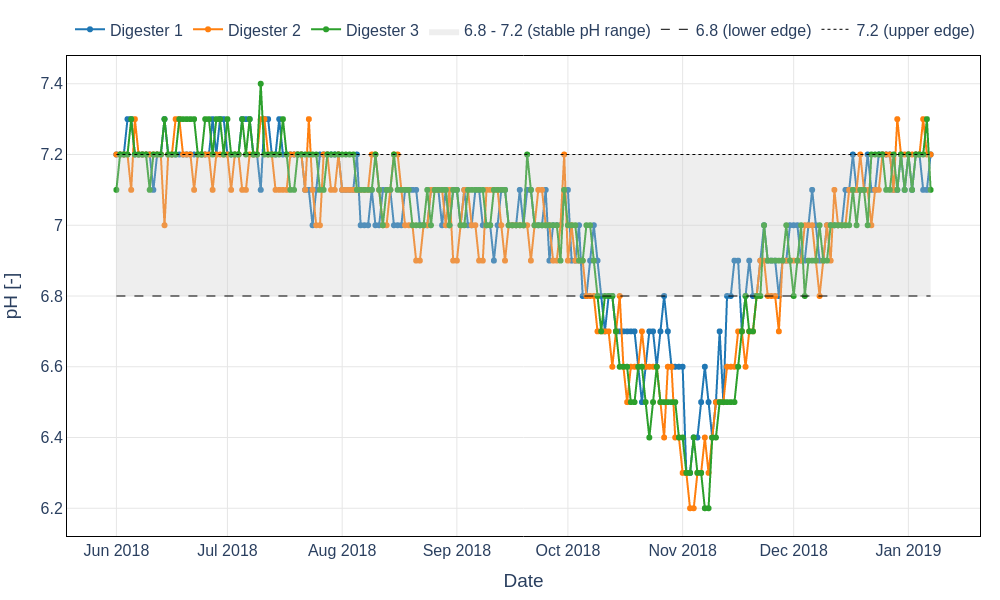

Recreate this plot in Python.
# filename: ph_timeseries_1.py
import pandas as pd
import plotly.graph_objects as go
import plotly.io as pio
import os
from datetime import datetime

# Input filename
file_name = "digester_data_3.csv"

# Output base name
base = "ph_timeseries_1"
py_fname = os.path.basename(__file__)
csv_out = f"{base}.csv"
html_out = f"{base}.html"
png_out = f"{base}.png"

# Read CSV, parse Date as day-first
df = pd.read_csv(file_name, encoding="utf-8", dayfirst=True)

# Parse Date column to datetime (day-first), coerce errors
df['Date'] = pd.to_datetime(df['Date'], dayfirst=True, errors='coerce')

# Select required columns and rename to requested headings
plot_df = df[['Date',
              'Digester 1 pH',
              'Digester 2 pH',
              'Digester 3 pH']].copy()

plot_df.rename(columns={
    'Digester 1 pH': 'Digester 1 pH [-]',
    'Digester 2 pH': 'Digester 2 pH [-]',
    'Digester 3 pH': 'Digester 3 pH [-]'
}, inplace=True)

# Sort by Date to ensure time series order
plot_df.sort_values('Date', inplace=True)

# Save the CSV containing exactly the data plotted (Date as ISO YYYY-MM-DD)
out_csv_df = plot_df.copy()
out_csv_df['Date'] = out_csv_df['Date'].dt.strftime('%Y-%m-%d')
out_csv_df.to_csv(csv_out, index=False, encoding='utf-8')

# Build Plotly figure
pio.templates.default = "plotly_white"
fig = go.Figure()

# Line settings
line_width = 2
marker_settings = dict(size=6)

# Add traces for each digester
fig.add_trace(go.Scatter(
    x=plot_df['Date'],
    y=plot_df['Digester 1 pH [-]'],
    mode='lines+markers',
    name='Digester 1',
    line=dict(width=line_width, color='#1f77b4'),
    marker=marker_settings,
    connectgaps=False
))
fig.add_trace(go.Scatter(
    x=plot_df['Date'],
    y=plot_df['Digester 2 pH [-]'],
    mode='lines+markers',
    name='Digester 2',
    line=dict(width=line_width, color='#ff7f0e'),
    marker=marker_settings,
    connectgaps=False
))
fig.add_trace(go.Scatter(
    x=plot_df['Date'],
    y=plot_df['Digester 3 pH [-]'],
    mode='lines+markers',
    name='Digester 3',
    line=dict(width=line_width, color='#2ca02c'),
    marker=marker_settings,
    connectgaps=False
))

# Add a shaded reference band between 6.8 and 7.2 and include in legend as a trace.
# Build polygon coordinates spanning the x-range
xmin = plot_df['Date'].min()
xmax = plot_df['Date'].max()
if pd.isna(xmin) or pd.isna(xmax):
    xmin = datetime.now()
    xmax = datetime.now()

band_x = [xmin, xmax, xmax, xmin]
band_y = [6.8, 6.8, 7.2, 7.2]

fig.add_trace(go.Scatter(
    x=band_x,
    y=band_y,
    fill='toself',
    fillcolor='rgba(200,200,200,0.3)',
    line=dict(color='rgba(200,200,200,0)'),
    hoverinfo='skip',
    showlegend=True,
    name='6.8 - 7.2 (stable pH range)'
))

# Also add thin boundary lines for the band (so they appear distinct)
fig.add_trace(go.Scatter(
    x=[xmin, xmax],
    y=[6.8, 6.8],
    mode='lines',
    line=dict(color='black', width=1, dash='dash'),
    name='6.8 (lower edge)'
))
fig.add_trace(go.Scatter(
    x=[xmin, xmax],
    y=[7.2, 7.2],
    mode='lines',
    line=dict(color='black', width=1, dash='dot'),
    name='7.2 (upper edge)'
))

# Update axes
fig.update_yaxes(title_text='pH [-]')
fig.update_xaxes(title_text='Date', showgrid=True)

# Update layout to match style requirements: plotly_white, black axis lines and ticks, global font size 16, grid visible
fig.update_layout(
    template='plotly_white',
    font=dict(size=16),
    xaxis=dict(showline=True, linewidth=1, linecolor='black', mirror=True),
    yaxis=dict(showline=True, linewidth=1, linecolor='black', mirror=True),
    legend=dict(orientation='h', yanchor='bottom', y=1.02, xanchor='right', x=1),
    margin=dict(l=60, r=20, t=20, b=60)
)

# Ensure grid is visible
fig.update_xaxes(showgrid=True, gridcolor='#e6e6e6')
fig.update_yaxes(showgrid=True, gridcolor='#e6e6e6')

# Save HTML (interactive). Requirements: responsive, no rangeslider, no title, plotly_white style, black axis lines and tick marks,
# include_plotlyjs='cdn'
fig.write_html(html_out, include_plotlyjs='cdn', full_html=True, auto_open=False)

# Save PNG using kaleido at 1000x600
fig.write_image(png_out, format='png', width=1000, height=600, scale=1)

# Print created filenames and the python file name to the terminal
print(py_fname)
print(csv_out)
print(html_out)
print(png_out)
